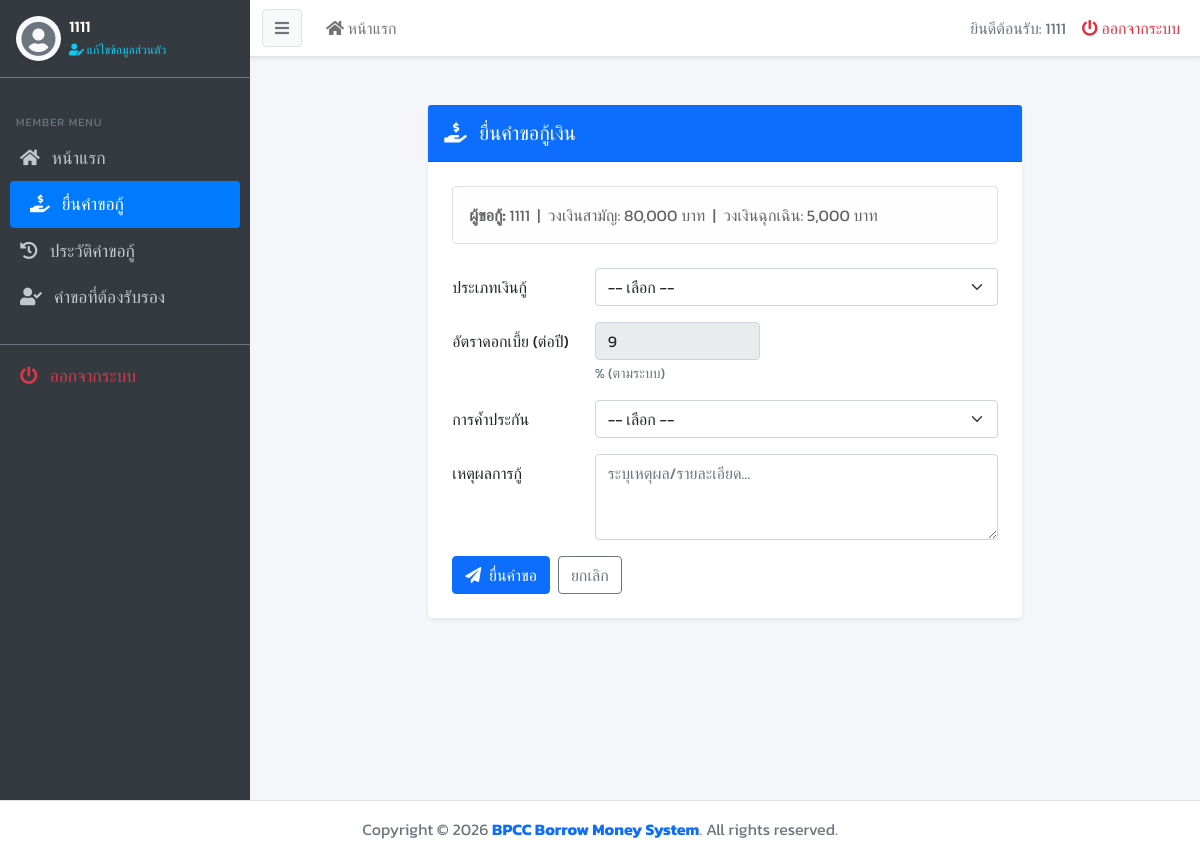
Screenshot of /user/borrow.php (signed in) with the database file from the repository.
### tables this page shows
CREATE TABLE `member` (
  `mem_id` varchar(13) NOT NULL,
  `mem_name` varchar(80) NOT NULL,
  `mem_address` text NOT NULL,
  `mem_phone` varchar(10) NOT NULL,
  `mem_status` int(1) UNSIGNED NOT NULL COMMENT '0=แอดมิน, 1=พนักงานคีย์ข้อมูล, 2=ครู, 3=เจ้าหน้าที่',
  `mem_username` varchar(20) NOT NULL,
  `mem_password` varchar(255) NOT NULL,
  `mem_amount_stock` int(10) UNSIGNED NOT NULL COMMENT 'จำนวนหุ้น',
  `mem_stock_savings` int(10) UNSIGNED NOT NULL DEFAULT 0 COMMENT 'เงินที่สมาชิกออมหุ้นทุกเดือน (บาท)',
  `mem_common_credit` int(10) UNSIGNED NOT NULL,
  `mem_emergency_credit` int(10) UNSIGNED NOT NULL,
  `mem_register_date` datetime NOT NULL
);

CREATE TABLE `system` (
  `st_id` int(11) NOT NULL,
  `st_max_amount_common_teacher` int(10) UNSIGNED NOT NULL COMMENT 'วงเงินกู้สูงสุด (เงินกู้สามัญ ครู)',
  `st_max_amount_common_officer` int(10) UNSIGNED NOT NULL COMMENT 'วงเงินกู้สูงสุด (เงินกู้สามัญ เจ้าหน้าที่)',
  `st_max_amount_emergency` int(10) UNSIGNED NOT NULL COMMENT 'วงเงินกู้สูงสุด (เงินกู้ฉุกเฉิน)',
  `st_min_stock_savings` int(10) UNSIGNED NOT NULL DEFAULT 0 COMMENT 'เงินออมหุ้นขั้นต่ำ (บาท)',
  `st_max_stock_savings` int(10) UNSIGNED NOT NULL DEFAULT 0 COMMENT 'เงินออมหุ้นสูงสุด (บาท)',
  `st_amount_cost_teacher` int(10) UNSIGNED NOT NULL COMMENT 'จำนวนเงินต้น (ครู)',
  `st_amount_cost_officer` int(10) UNSIGNED NOT NULL COMMENT 'จำนวนเงินต้น (เจ้าหน้าที่)',
  `st_max_months_common` int(10) UNSIGNED NOT NULL COMMENT 'จำนวนเดือนที่ผ่อนชำระสูงสุด (เงินกู้สามัญ)',
  `st_max_months_emergency` int(10) UNSIGNED NOT NULL COMMENT 'จำนวนเดือนที่ผ่อนชำระสูงสุด (เงินกู้ฉุกเฉิน)',
  `st_interest` float UNSIGNED NOT NULL COMMENT 'อัตราดอกเบี้ยต่อปี',
  `st_stock_price` float UNSIGNED NOT NULL COMMENT 'ราคาหุ้น (บาท)',
  `st_dividend_rate` float UNSIGNED NOT NULL COMMENT 'เงินปันผล (%)',
  `st_average_return_rate` float UNSIGNED NOT NULL COMMENT 'เงินเฉลี่ยคืน (%)',
  `st_dateline` int(10) UNSIGNED NOT NULL COMMENT 'วันที่สิ้นสุดชำระเงินรายเดือน'
);

### user/borrow.php (the view, shortened to what this page needs)
<?php
include('../includes/header.php');
$mem_id = mysqli_real_escape_string($condb, $_SESSION['mem_id']);
$sql_mem = "SELECT mem_name, mem_common_credit, mem_emergency_credit, mem_status FROM member WHERE mem_id = '$mem_id'";
$rs_mem = mysqli_query($condb, $sql_mem);
$member = mysqli_fetch_assoc($rs_mem);
$sql_system = "SELECT * FROM system WHERE st_id = 1";
$rs_sys = mysqli_query($condb, $sql_system);
$sys = mysqli_fetch_assoc($rs_sys);
?>
<section class="content">
  <div class="container-fluid py-4">
    <div class="row justify-content-center">
      <div class="col-lg-8">
        <div class="card border-0 shadow-sm">
          <div class="card-header bg-primary text-white py-3">
            <h5 class="mb-0"><i class="fas fa-hand-holding-usd me-2"></i> ยื่นคำขอกู้เงิน</h5>
          </div>
          <div class="card-body p-4">
            <div class="alert alert-light border mb-4">
              <strong>ผู้ขอกู้:</strong> <?php echo htmlspecialchars($member['mem_name']); ?>
              &nbsp;|&nbsp; วงเงินสามัญ: <?php echo number_format($member['mem_common_credit']); ?> บาท
              &nbsp;|&nbsp; วงเงินฉุกเฉิน: <?php echo number_format($member['mem_emergency_credit']); ?> บาท
            </div>
            <form action="request_save.php" method="POST" id="formBorrow">
              <div class="row mb-3">
                <label class="col-sm-3 col-form-label">ประเภทเงินกู้</label>
                <div class="col-sm-9">
                  <select class="form-select" name="br_type" id="br_type" required>
                    <option value="" selected disabled>-- เลือก --</option>
                  </select>
                </div>
              </div>
              <div class="row mb-3">
                <label class="col-sm-3 col-form-label">อัตราดอกเบี้ย (ต่อปี)</label>
                <div class="col-sm-4">
                  <input type="number" class="form-control" name="br_interest_rate" value="<?php echo htmlspecialchars(@$sys['st_interest'] ?: '0'); ?>" step="0.01" min="0" readonly>
                  <small class="text-muted">% (ตามระบบ)</small>
                </div>
              </div>
              <div class="row mb-3">
                <label class="col-sm-3 col-form-label">การค้ำประกัน</label>
                <div class="col-sm-9">
                  <select class="form-select" name="guarantee_type" id="guarantee_type" required>
                    <option value="" selected disabled>-- เลือก --</option>
                  </select>
                </div>
              </div>
              <div class="row mb-3">
                <label class="col-sm-3 col-form-label">เหตุผลการกู้</label>
                <div class="col-sm-9">
                  <textarea class="form-control" name="br_details" rows="3" required placeholder="ระบุเหตุผล/รายละเอียด..."></textarea>
                </div>
              </div>
              <div class="d-flex gap-2">
                <button type="submit" class="btn btn-primary"><i class="fas fa-paper-plane me-1"></i> ยื่นคำขอ</button>
                <a href="index.php" class="btn btn-outline-secondary">ยกเลิก</a>
              </div>
            </form>
          </div>
        </div>
      </div>
    </div>
  </div>
</section>
<?php include('../includes/footer.php'); ?>

### assets/css/custom.css (style rules this page uses)
body { font-family: 'Kanit', sans-serif; background-color: #f4f6f9; overflow-x: hidden; }
.card { box-shadow: 0 0 1px rgba(0,0,0,.125), 0 1px 3px rgba(0,0,0,.2); border: 0; margin-bottom: 1rem; }
.card-header { background-color: transparent; border-bottom: 1px solid rgba(0,0,0,.125); }

### rows the page displays
member: mem_name "1111", mem_common_credit "80,000", mem_emergency_credit "5,000"
system: br_interest_rate "9"

### other values shown
$_SESSION['mem_name'] "1111"
